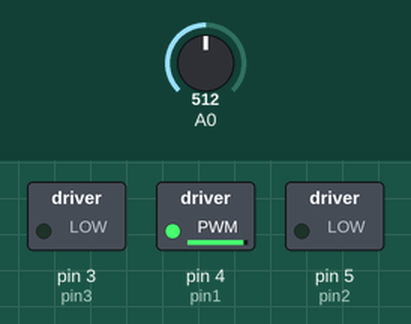
Simulated run of this sketch. Board: Arduino Uno, built with avr-gcc and run on an emulated ATmega328P. Shown: switched loads named in the sketch (green lamp = pin HIGH). The inputs (shaded band) are chosen by the test bench; at power-on: A0 = 512. What the sketch prints to the serial monitor is not drawn.

Above: at 1.2 s.
1.3 s: A0 set to 511
At 2.5 s:
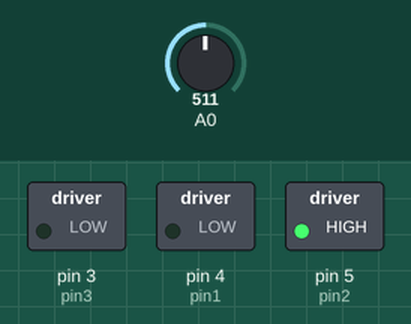
2.8 s: A0 set to 306
At 4.0 s:
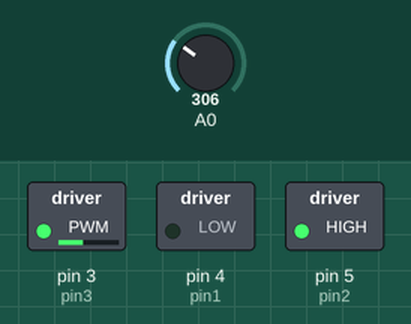
4.3 s: A0 set to 122
At 5.2 s:
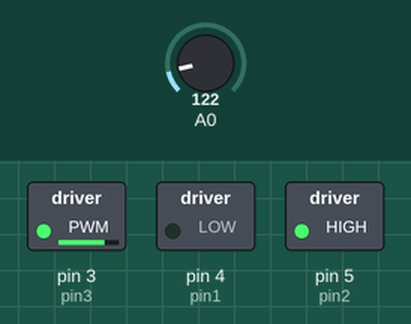
5.8 s: A0 set to 716
At 6.7 s:
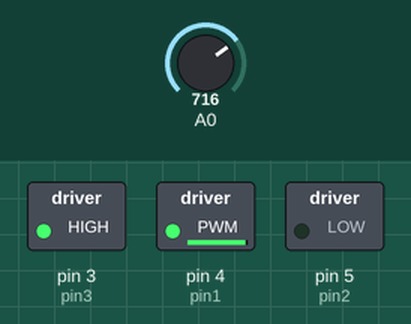
7.3 s: A0 set to 0
At 8.5 s:
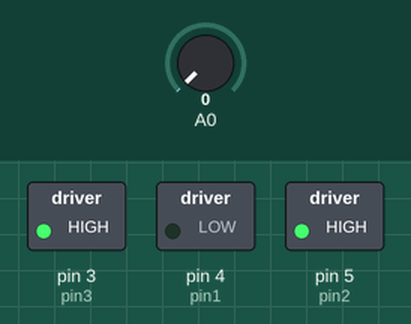
8.8 s: A0 set to 900
At 10.2 s:
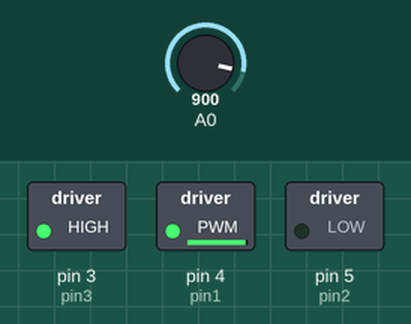
Timing chart, 0 to 11.3 s (numbered marks = the images above; inputs shaded):
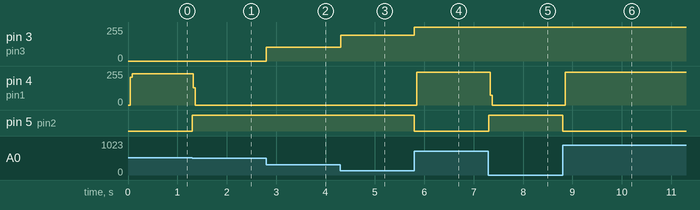

The sketch:

new_basic_motor_test.ino
```cpp
#include <SoftwareSerial.h>

SoftwareSerial HC12(10,11);  //RX, TX

 int pin1 = 4;  //Set pin 4 and 5 as input pins for motor controller
  int pin2 = 5;
  int N = 512;
  int pin3 = 3;
  int x = 0;

void setup() {
  // put your setup code here, to run once:
  Serial.begin(9600);
  HC12.begin(9600);
  pinMode(pin1,OUTPUT);
  pinMode(pin2,OUTPUT);
  pinMode(pin3,OUTPUT);
  pinMode(A0,INPUT);
}

void loop() {
  // put your main code here, to run repeatedly:
  x = analogRead(A0);

  int upper =map(x,511,0,0,255);
  upper=constrain(upper,0,255);

  int lower=map(x,512,1023,0,2550);
  lower=constrain(lower,0,255);
  //if (HC12.available()){

    //x = HC12.read();

    if (x >= N){
      digitalWrite(pin1,HIGH);
      digitalWrite(pin2,LOW);
      analogWrite(pin3,lower);
      Serial.println(lower);
    }
    if (x < N){
      digitalWrite(pin1,LOW);
      digitalWrite(pin2,HIGH);
      analogWrite(pin3,upper);
       Serial.println(upper);
  }
    else{
      digitalWrite(pin1,LOW);
      digitalWrite(pin2,LOW);
      //Serial.println(x);
    }
//}

}
```

Measured:
- the behaviour switches between 512 and 511 on A0 (found by bisection; images 0 and 1)
- after the input at 1.3 s, pin 4 (pin1): 236/255 → 0/255 at once; pin 5 (pin2): LOW → HIGH at once
- after the input at 2.8 s, pin 3 (pin3): 0/255 → 102/255 at once
- after the input at 4.3 s, pin 3 (pin3): 102/255 → 194/255 at once
- after the input at 5.8 s, pin 3 (pin3): 194/255 → 255/255 at once; pin 4 (pin1): 0/255 → 245/255 after 0.05 s; pin 5 (pin2): HIGH → LOW at once
- after the input at 7.3 s, pin 4 (pin1): 245/255 → 0/255 at once; pin 5 (pin2): LOW → HIGH at once
- after the input at 8.8 s, pin 4 (pin1): 0/255 → 245/255 after 0.05 s; pin 5 (pin2): HIGH → LOW at once
